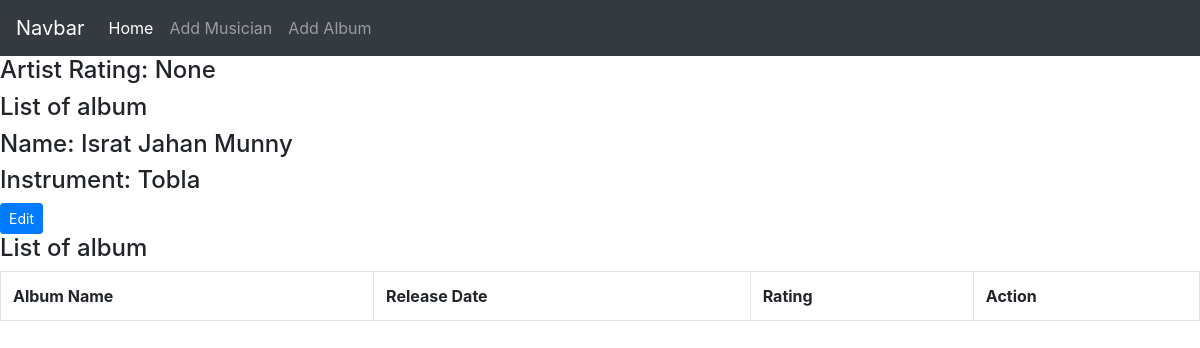
The app's page /First_app/album_list/3 with its own data.
### First_app/models.py (models this page shows, shortened)
class Musician (models.Model):
    first_name=models.CharField(max_length=50)
    last_name=models.CharField(max_length=50)
    instrument=models.CharField(max_length=50)

### First_app/views.py (the view)
# urls.py: path('album_list/<int:artistId>',views.album_list,name="album_list" ),
def album_list(request, artistId):
    artist_info=Musician.objects.get(pk=artistId)
    album_list=Album.objects.filter(artist=artistId).order_by('name','release_date')
    artist_rating=Album.objects.filter(artist=artistId).aggregate(Avg('num_stars'))
    diction={'title':"List of albums", 'artist_info':artist_info, 'album_list':album_list,'artist_rating':artist_rating}
    return render(request,'First_app/album_list.html',context=diction)

### templates/First_app/album_list.html (shortened to what this page needs)
{% extends 'First_app/base2.html'%}
{% block body_block%}
<h4>Artist Rating: {{artist_rating.num_stars__avg}}</h4>
<h4>List of album</h4>
<h4>Name: {{artist_info.first_name}} {{artist_info.last_name}}</h4>
<h4>Instrument: {{artist_info.instrument}}</h4>
<a href="{% url 'First_app:edit_artist' artist_id=artist_info.id %}" class="btn btn-primary btn-sm">Edit</a>
<h4>List of album</h4>
<table class="table table-bordered">
  <tr>
    <th>Album Name</th>
    <th>Release Date</th>
    <th>Rating</th>
    <th>Action</th>
  </tr>
</table>
{% endblock %}

### records on screen
Musician: first_name "Israt Jahan", last_name "Munny", instrument "Tobla"

### other values on screen
{{ artist_rating.num_stars__avg }} "None"
